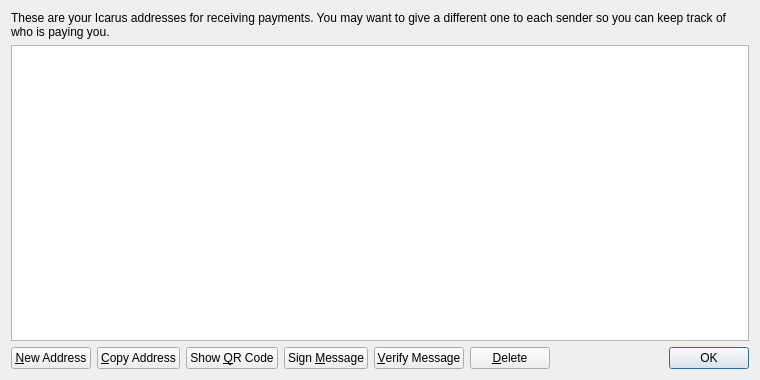
<?xml version="1.0" encoding="UTF-8"?>
<ui version="4.0">
 <class>AddressBookPage</class>
 <widget class="QWidget" name="AddressBookPage">
  <property name="geometry">
   <rect>
    <x>0</x>
    <y>0</y>
    <width>760</width>
    <height>380</height>
   </rect>
  </property>
  <property name="windowTitle">
   <string>Address Book</string>
  </property>
  <layout class="QVBoxLayout" name="verticalLayout">
   <item>
    <widget class="QLabel" name="labelExplanation">
     <property name="text">
      <string>These are your Icarus addresses for receiving payments. You may want to give a different one to each sender so you can keep track of who is paying you.</string>
     </property>
     <property name="textFormat">
      <enum>Qt::PlainText</enum>
     </property>
     <property name="wordWrap">
      <bool>true</bool>
     </property>
    </widget>
   </item>
   <item>
    <widget class="QTableView" name="tableView">
     <property name="contextMenuPolicy">
      <enum>Qt::CustomContextMenu</enum>
     </property>
     <property name="toolTip">
      <string>Double-click to edit address or label</string>
     </property>
     <property name="tabKeyNavigation">
      <bool>false</bool>
     </property>
     <property name="alternatingRowColors">
      <bool>true</bool>
     </property>
     <property name="selectionMode">
      <enum>QAbstractItemView::SingleSelection</enum>
     </property>
     <property name="selectionBehavior">
      <enum>QAbstractItemView::SelectRows</enum>
     </property>
     <property name="sortingEnabled">
      <bool>true</bool>
     </property>
     <attribute name="verticalHeaderVisible">
      <bool>false</bool>
     </attribute>
    </widget>
   </item>
   <item>
    <layout class="QHBoxLayout" name="horizontalLayout">
     <item>
      <widget class="QPushButton" name="newAddressButton">
       <property name="toolTip">
        <string>Create a new address</string>
       </property>
       <property name="text">
        <string>&amp;New Address</string>
       </property>
       <property name="icon">
        <iconset resource="../bitcoin.qrc">
         <normaloff>:/icons/add</normaloff>:/icons/add</iconset>
       </property>
      </widget>
     </item>
     <item>
      <widget class="QPushButton" name="copyToClipboard">
       <property name="toolTip">
        <string>Copy the currently selected address to the system clipboard</string>
       </property>
       <property name="text">
        <string>&amp;Copy Address</string>
       </property>
       <property name="icon">
        <iconset resource="../bitcoin.qrc">
         <normaloff>:/icons/editcopy</normaloff>:/icons/editcopy</iconset>
       </property>
      </widget>
     </item>
     <item>
      <widget class="QPushButton" name="showQRCode">
       <property name="text">
        <string>Show &amp;QR Code</string>
       </property>
       <property name="icon">
        <iconset resource="../bitcoin.qrc">
         <normaloff>:/icons/qrcode</normaloff>:/icons/qrcode</iconset>
       </property>
      </widget>
     </item>
     <item>
      <widget class="QPushButton" name="signMessage">
       <property name="toolTip">
        <string>Sign a message to prove you own a Icarus address</string>
       </property>
       <property name="text">
        <string>Sign &amp;Message</string>
       </property>
       <property name="icon">
        <iconset resource="../bitcoin.qrc">
         <normaloff>:/icons/edit</normaloff>:/icons/edit</iconset>
       </property>
      </widget>
     </item>
     <item>
      <widget class="QPushButton" name="verifyMessage">
       <property name="toolTip">
        <string>Verify a message to ensure it was signed with a specified Icarus address</string>
       </property>
       <property name="text">
        <string>&amp;Verify Message</string>
       </property>
       <property name="icon">
        <iconset resource="../bitcoin.qrc">
         <normaloff>:/icons/transaction_0</normaloff>:/icons/transaction_0</iconset>
       </property>
      </widget>
     </item>
     <item>
      <widget class="QPushButton" name="deleteButton">
       <property name="toolTip">
        <string>Delete the currently selected address from the list</string>
       </property>
       <property name="text">
        <string>&amp;Delete</string>
       </property>
       <property name="icon">
        <iconset resource="../bitcoin.qrc">
         <normaloff>:/icons/remove</normaloff>:/icons/remove</iconset>
       </property>
      </widget>
     </item>
     <item>
      <spacer name="horizontalSpacer">
       <property name="orientation">
        <enum>Qt::Horizontal</enum>
       </property>
       <property name="sizeHint" stdset="0">
        <size>
         <width>40</width>
         <height>20</height>
        </size>
       </property>
      </spacer>
     </item>
     <item>
      <widget class="QDialogButtonBox" name="buttonBox">
       <property name="sizePolicy">
        <sizepolicy hsizetype="Maximum" vsizetype="Fixed">
         <horstretch>0</horstretch>
         <verstretch>0</verstretch>
        </sizepolicy>
       </property>
       <property name="standardButtons">
        <set>QDialogButtonBox::Ok</set>
       </property>
      </widget>
     </item>
    </layout>
   </item>
  </layout>
 </widget>
 <resources>
  <include location="../bitcoin.qrc"/>
 </resources>
 <connections/>
</ui>
